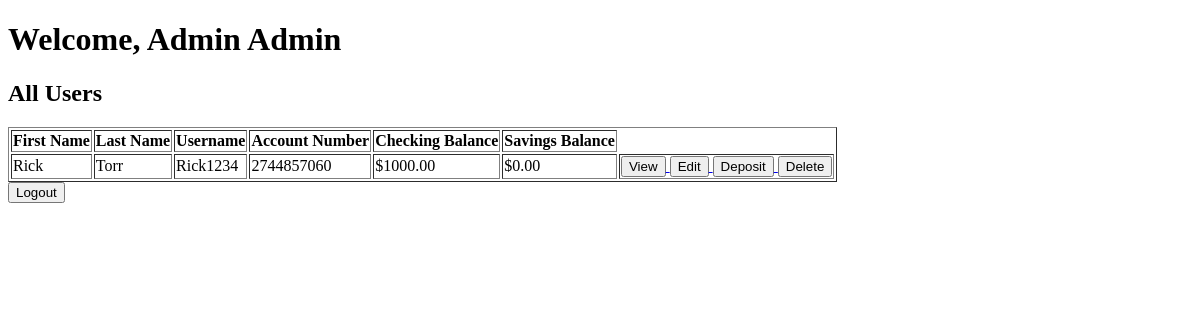
Page /admin (signed in) on the earlier database version.
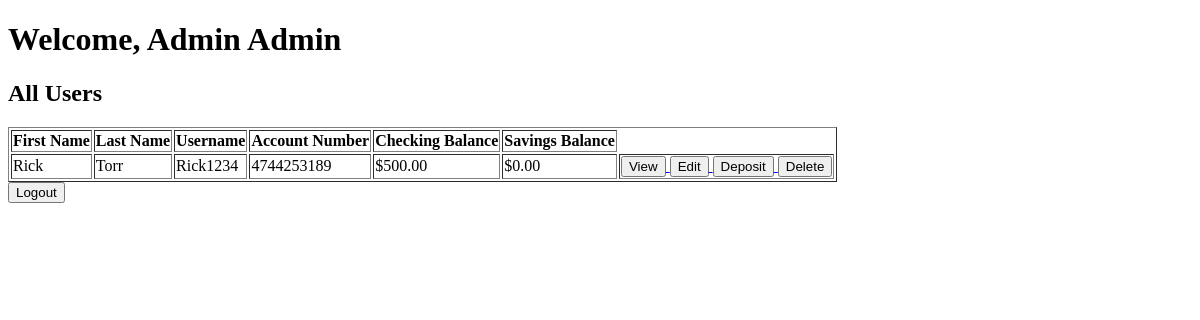
Same page on the later database version.
### app.py (models this page shows)
class User(db.Model):
    id = db.Column(db.Integer, primary_key=True)
    first_name = db.Column(db.String(50), nullable=False)
    last_name = db.Column(db.String(50), nullable=False)
    username = db.Column(db.String(50), unique=True, nullable=False)
    password = db.Column(db.String(200), nullable=False)
    account_number = db.Column(db.String(10), unique=True)
    routing_number = db.Column(db.String(9), default='031000053')
    checking_balance = db.Column(db.Float, default=0.0)
    savings_balance = db.Column(db.Float, default=0.0)
    is_admin = db.Column(db.Boolean, default=False)

### app.py (the view)
@app.route('/admin')
def admin():
    if 'user_id' not in session:
        return redirect(url_for('login'))
    user = User.query.get(session['user_id'])
    if not user.is_admin:
        return 'Access denied: Admins only'
    users = User.query.filter_by(is_admin=False).all()
    return render_template('admin.html', user=user, users=users)

### templates/admin.html (shortened to what this page needs)
<!DOCTYPE html>
<html>
<head>
</head>
<body>
    <h1>Welcome, Admin {{ user.first_name }}</h1>
    <h2>All Users</h2>
    <table border="1">
        <tr>
            <th>First Name</th>
            <th>Last Name</th>
            <th>Username</th>
            <th>Account Number</th>
            <th>Checking Balance</th>
            <th>Savings Balance</th>
        </tr>
        {% for u in users %}
        <tr>
            <td>{{ u.first_name }}</td>
            <td>{{ u.last_name }}</td>
            <td>{{ u.username }}</td>
            <td>{{ u.account_number }}</td>
            <td>${{ '%.2f'|format(u.checking_balance) }}</td>
            <td>${{ '%.2f'|format(u.savings_balance) }}</td>
            <td>
                <a href="{{ url_for('view_user', user_id=u.id) }}">
                    <button>View</button>
                </a>
                <a href="{{ url_for('edit_user', user_id=u.id) }}">
                    <button>Edit</button>
                </a>
                <a href="{{ url_for('admin_deposit', user_id=u.id) }}">
                    <button>Deposit</button>
                </a>
                <a href="{{ url_for('delete_user', user_id=u.id) }}">
                    <button>Delete</button>
                </a>
            </td>
        </tr>
        {% endfor %}
    </table>
    <form action="{{ url_for('logout') }}" method="POST">
            <input type="submit" value="Logout">
    </form>
</body>
</html>

Differences in the rows shown:
changed User "Rick": account_number "2744857060" → "4744253189"; checking_balance "1000.00" → "500.00"
